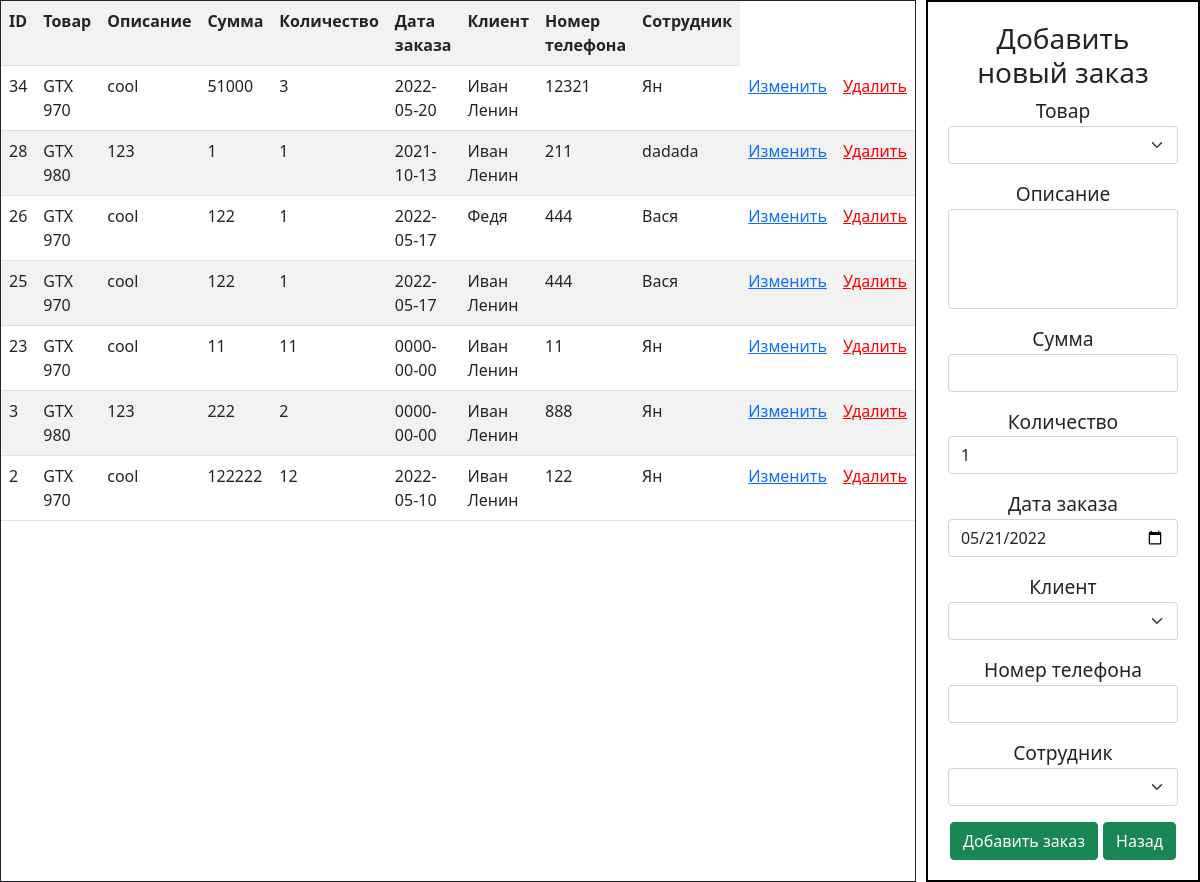
Page /orders.php on the earlier database version.
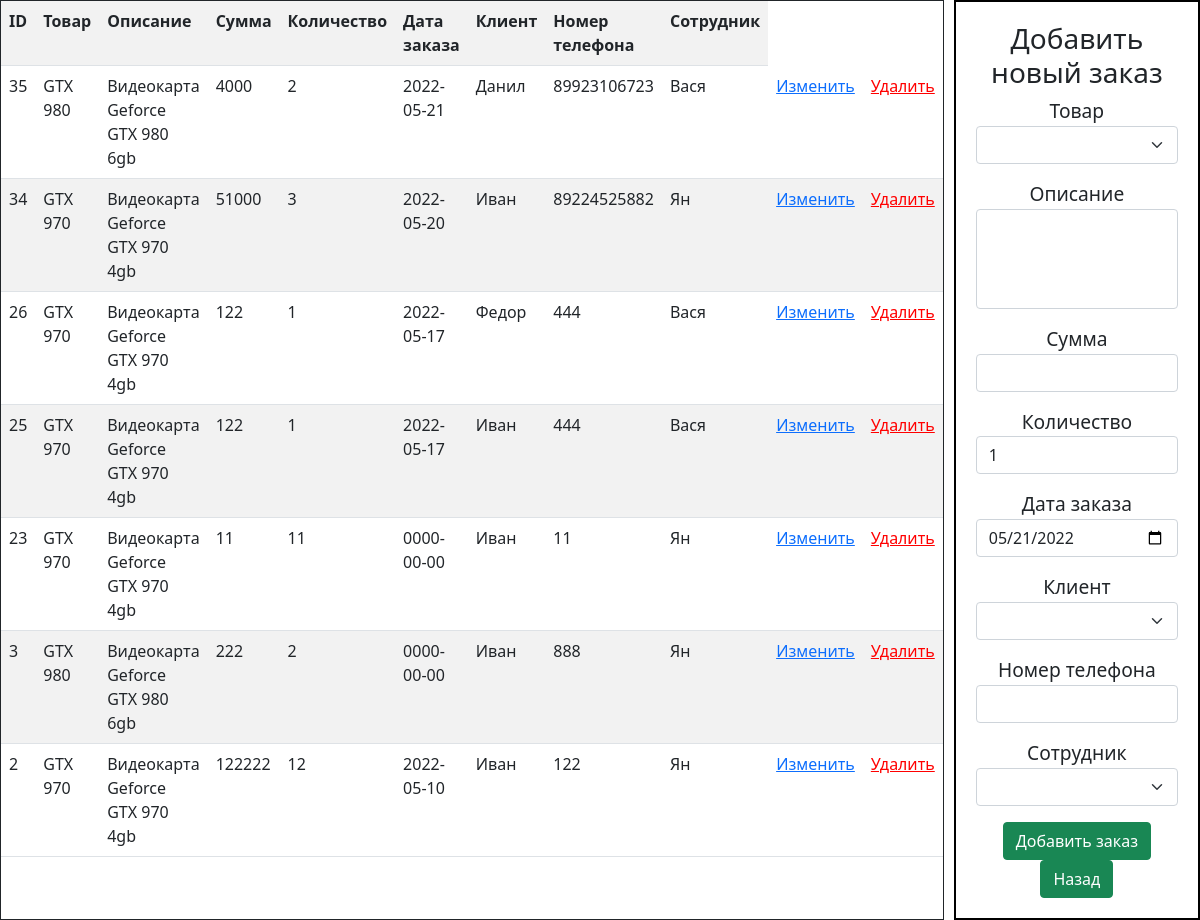
Same page on the later database version.
### tables this page shows
CREATE TABLE `orders` (
  `id` int(11) NOT NULL,
  `id_product` int(11) DEFAULT NULL,
  `description` text,
  `summ` int(11) DEFAULT NULL,
  `col` int(11) DEFAULT NULL,
  `date_order` date DEFAULT NULL,
  `id_client` int(11) DEFAULT NULL,
  `phone_number` bigint(15) DEFAULT NULL,
  `id_employee` int(11) DEFAULT NULL
);

CREATE TABLE `products` (
  `id` int(11) NOT NULL,
  `name` varchar(255) DEFAULT NULL,
  `price` bigint(11) DEFAULT NULL,
  `col` int(11) DEFAULT NULL,
  `description` text,
  `id_product_group` int(11) DEFAULT NULL
);

CREATE TABLE `clients` (
  `id` int(11) NOT NULL,
  `name` varchar(255) DEFAULT NULL,
  `phone_number` bigint(15) DEFAULT NULL,
  `email` varchar(255) DEFAULT NULL
);

CREATE TABLE `employees` (
  `id` int(11) NOT NULL,
  `full_name` varchar(255) DEFAULT NULL,
  `login` varchar(255) DEFAULT NULL,
  `password` varchar(255) DEFAULT NULL,
  `email` varchar(255) DEFAULT NULL
);

### orders.php (the view, shortened to what this page needs)
<?php
require_once 'config/connect.php';
?>
<!doctype html>
<html lang="en">
<head>
    <link rel="stylesheet" href="style.css">
    <link rel="stylesheet" type="text/css" href="https://cdn.jsdelivr.net/npm/bootstrap@5.1.3/dist/css/bootstrap.min.css">
</head>
<body>
    <div class='wrap'>
        <div class="border border-dark">
            <table class='table table-striped'>
                <tr>
                    <th>ID</th>
                    <th>Товар</th>
                    <th>Описание</th>
                    <th>Сумма</th>
                    <th>Количество</th>
                    <th>Дата заказа</th>
                    <th>Клиент</th>
                    <th>Номер телефона</th>
                    <th>Сотрудник</th>
                </tr>
                <?php
                    $orders = mysqli_query($connect, "SELECT orders.id, products.name, products.description, summ, orders.col, date_order, clients.name, orders.phone_number, employees.full_name From orders, products, clients, employees WHERE orders.id_product = products.id and orders.id_client = clients.id and orders.id_employee = employees.id order by orders.id desc limit 20;");
                    $employee =  mysqli_query($connect, "SELECT id, full_name From employees");
                    $client =  mysqli_query($connect, "SELECT id, name From clients");
                    $products =  mysqli_query($connect, "SELECT id, name, price, col From products");
                    $orders = mysqli_fetch_all($orders);
                    $employee = mysqli_fetch_all($employee);
                    $client = mysqli_fetch_all($client);
                    $products = mysqli_fetch_all($products);
                    foreach ($orders as $order) {
                        ?>
                            <tr>
                                <td><?= $order[0] ?></td>
                                <td><?= $order[1] ?></td>
                                <td><?= $order[2] ?></td>
                                <td><?= $order[3] ?></td>
                                <td><?= $order[4] ?></td>
                                <td><?= $order[5] ?></td>
                                <td><?= $order[6] ?></td>
                                <td><?= $order[7] ?></td>
                                <td><?= $order[8] ?></td>
                                <td><a href="update_orders.php?id=<?= $order[0] ?>">Изменить</a></td>
                                <td><a style="color: red;" href="vendor/delete_orders.php?id=<?= $order[0] ?>">Удалить</a></td>
                            </tr>
                        <?php
                    }
                ?>
            </table>
        </div>
        <form action="vendor/create_orders.php" method="post" class='space'>
            <div class='row align-items-start'>
                <big><h3>Добавить новый заказ</h3>
                <p>Товар
                <select onchange="summ1();" class="form-select" name="product" id="product">
                  <option value="" selected="selected"></option>
                  <?php
                     foreach($products as $val){
                          echo '<option value='. $val[0] .' ' . $selected . ' >'. $val[1] . ' ($' . ($val[2]) . ')' . '</option>';
                     }
                   ?>
                </select></p>
                <p>Описание
                <textarea name="description" class="form-control textarea"></textarea></p>
                <p>Сумма
                <input class="form-control" type="number" name="summ" id="summ"></p>
                <p>Количество
                <input onchange="summ1();" class="form-control" type="number" name="col" value=1 id="col"></p>
                <p>Дата заказа
                <input class="form-control" type="date" name="date_order" value="<?php echo date('Y-m-d'); ?>" /></p>
                <p>Клиент
                <select class="form-select" name="client" id="country">
                  <option value="" selected="selected"></option>
                  <?php
                     foreach($client as $val){
                          echo '<option value="'. $val[0] .'" ' . $selected . ' >'. $val[1] .'</option>';
                     }
                   ?>
                </select></p>
                <p>Номер телефона
                <input class="form-control" type="number" name="phone_number"></p>
                <p>Сотрудник
                <select class="form-select" name="employee" id="country">
                  <option value="" selected="selected"></option>
                  <?php
                     foreach($employee as $val){
                          echo '<option value="'. $val[0] .'" ' . $selected . ' >'. $val[1] .'</option>';
                     }
                   ?>
                </select></p>
                <button class="btn btn-success" type="submit">Добавить заказ</button>
                <button class="btn btn-success" type="button" onclick="location.href='http://crud:8080/index1.php'">Назад</button>
            </div>
        </form>
    </div>
</body>
</html>

### style.css (style rules this page uses)
form { width: 1000px; }
.wrap { display: flex; flex-direction: row; justify-content: center; }
.space { padding: 20px; background: white; border: 2px solid black; margin-left: 10px; width: 400px; text-align: center; }
.textarea { resize: none; height: 100px; }

### orders.php (style rules this page uses)
th, td { padding: 10px; }
th { background: #606060; color: #fff; }
td { background: #b5b5b5; }
.space { padding: 20px; background: white; border: 2px solid black; margin-left: 10px; width: 400px; text-align: center; }
.wrap { display: flex; flex-direction: row; justify-content: center; }
.textarea { resize: none; height: 100px; }

Differences in the rows shown:
removed orders: id "28", id_product.name "GTX 980", id_product.description "123", summ "1", col "1", date_order "2021-10-13", id_client.name "Иван Ленин", phone_number "211", id_employee.full_name "dadada"
added orders: id "35", id_product.name "GTX 980", id_product.description "Видеокарта Geforce GTX 980 6gb", summ "4000", col "2", date_order "2022-05-21", id_client.name "Данил", phone_number "89923106723", id_employee.full_name "Вася"
changed orders id 34: id_product.description "cool" → "Видеокарта Geforce GTX 970 4gb"; id_client.name "Иван Ленин" → "Иван"; phone_number "12321" → "89224525882"
changed through a linked row, orders id 26: id_product.description "cool" → "Видеокарта Geforce GTX 970 4gb"; id_client.name "Федя" → "Федор"
changed through a linked row, orders id 25: id_product.description "cool" → "Видеокарта Geforce GTX 970 4gb"; id_client.name "Иван Ленин" → "Иван"
changed through a linked row, orders id 23: id_product.description "cool" → "Видеокарта Geforce GTX 970 4gb"; id_client.name "Иван Ленин" → "Иван"
changed through a linked row, orders id 3: id_product.description "123" → "Видеокарта Geforce GTX 980 6gb"; id_client.name "Иван Ленин" → "Иван"
changed through a linked row, orders id 2: id_product.description "cool" → "Видеокарта Geforce GTX 970 4gb"; id_client.name "Иван Ленин" → "Иван"
